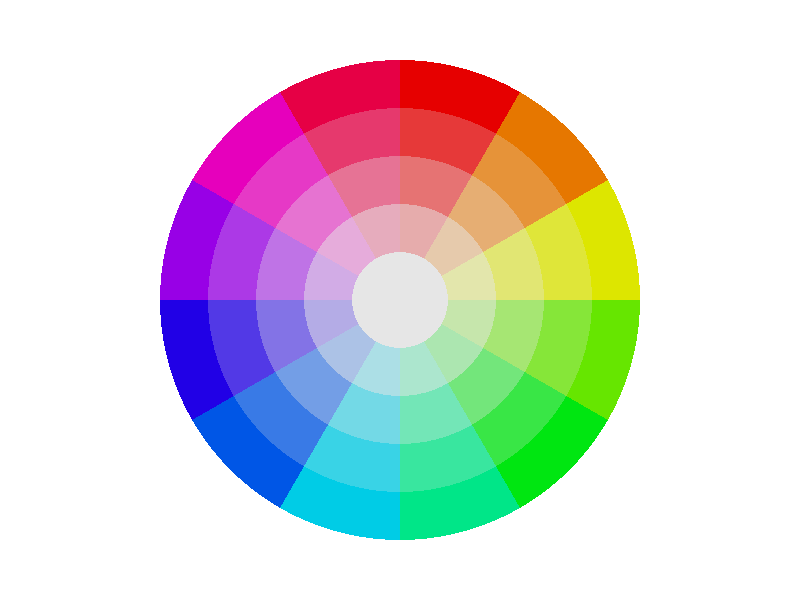
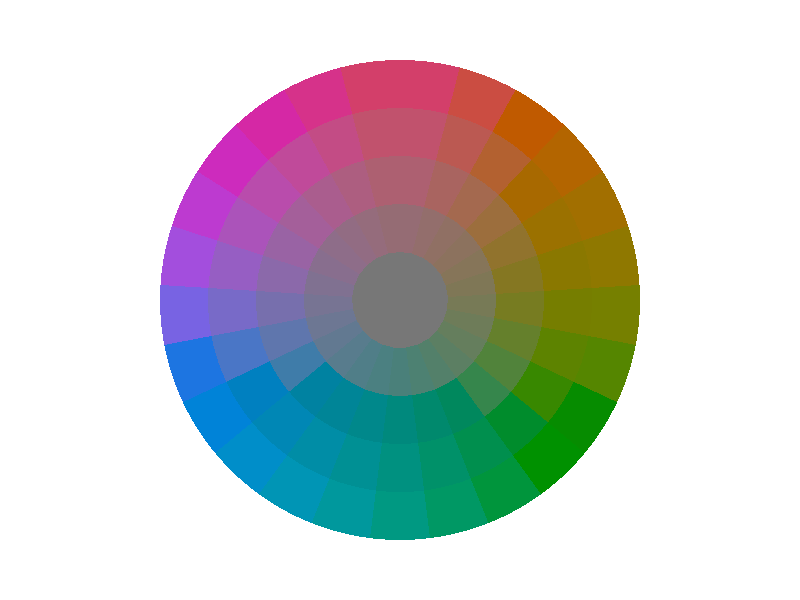
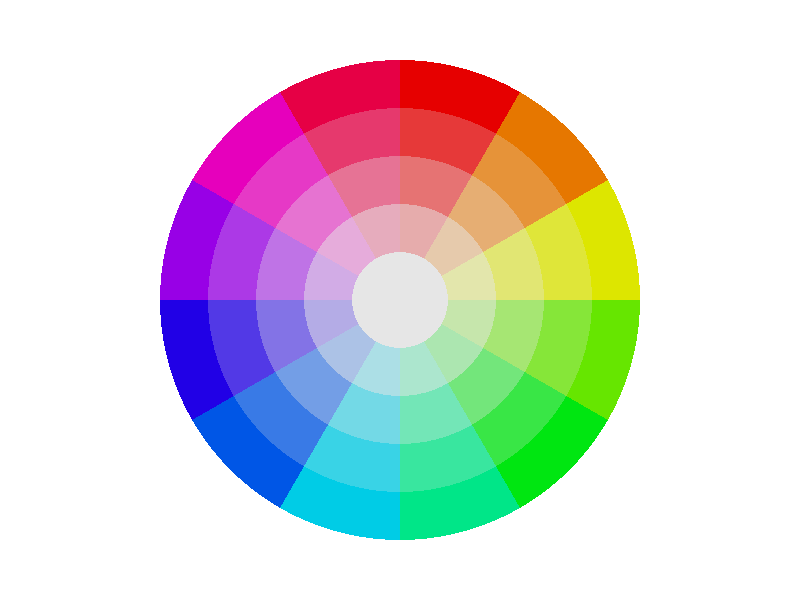

Recreate these plots in R, in order.


library(ggplot2)

# Create HSV color wheel
#
d = expand.grid(h=seq(0,0.95,length.out = 12), s=seq(0,1,length.out = 5), v=0.9)

p1 = ggplot() +
  coord_polar(theta="x") +
  scale_x_continuous(breaks=NULL) +
  scale_y_continuous(breaks=NULL) +
  scale_fill_identity() +
  #geom_point(data = d, mapping = aes(x=h, y=s)) + 
  geom_rect(data=d, mapping=aes(xmin=h, xmax=h+resolution(h), 
                                ymin=s, ymax=s+resolution(s), 
                                fill=hsv(h,s,v))) + 
  theme_void()

plot(p1)

ggsave(plot=p1, filename = "./OUT/HSV_ColorWheel-v1.png")


# Create HCL color wheel
#
d = expand.grid(h=seq(0,360,length.out = 25), c=seq(0,100,length.out = 5), l=50)

p2 = ggplot() +
  coord_polar(theta="x") +
  scale_x_continuous(breaks=NULL) +
  scale_y_continuous(breaks=NULL) +
  scale_fill_identity() +
  #geom_point(data = d, mapping = aes(x=h, y=s)) + 
  geom_rect(data=d, mapping=aes(xmin=h, xmax=h+resolution(h), 
                                ymin=c, ymax=c+resolution(c), 
                                fill=hcl(h,c,l))) + 
  theme_void()

plot(p2)
